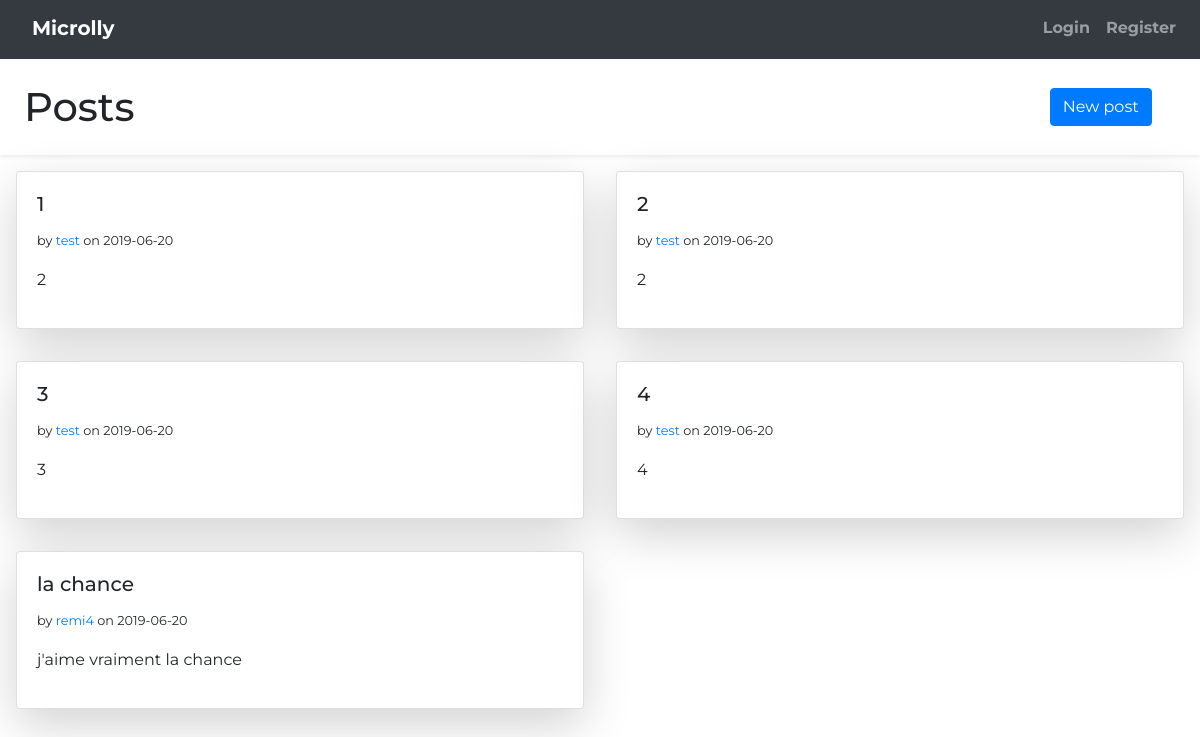
Before: / with the older database file.
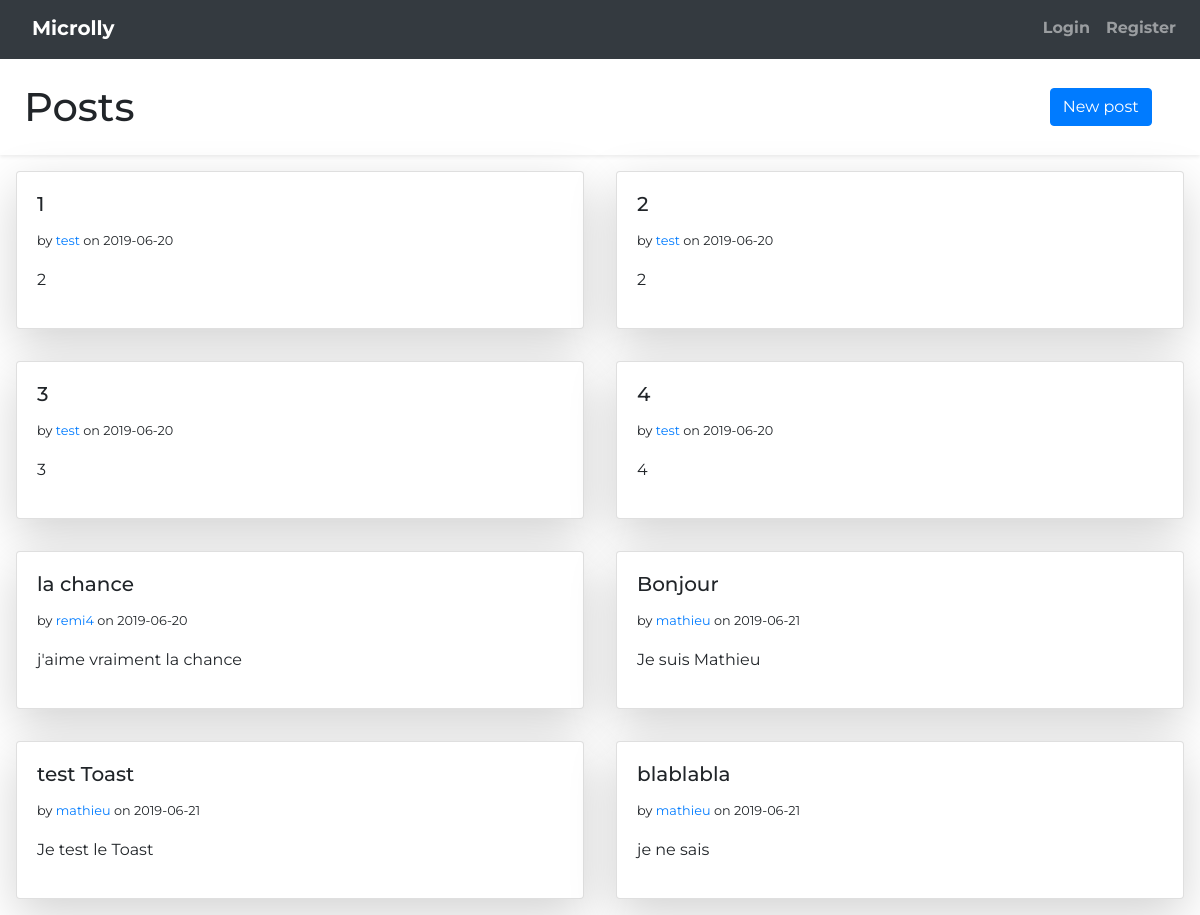
After: the same page with the newer database file.
### model.py (models this page shows)
class BaseModel(Model):
    class Meta:
        database = database

class Publication(BaseModel):
    title = CharField(index=True)
    body = TextField()
    creation_date = DateTimeField(default=datetime.datetime.now)
    update_date = DateTimeField(default=datetime.datetime.now)
    author = ForeignKeyField(User, backref="publications")

class User(BaseModel, UserMixin):
    username = CharField(unique=True)
    first_name = CharField()
    last_name = CharField()
    email = TextField(unique=True, index=True)
    password = TextField()
    active = BooleanField(default=True)

### app.py (the view)
@app.route('/', methods=['GET'])
def blog():
    return object_list('blog.html',Publication.select(),context_variable='publications',paginate_by=10)

### templates/blog.html (shortened to what this page needs)
{% extends 'base.html' %}
{% block main %}
<div class="row shadow-sm">
    <h1 class="m-4">Posts</h1>
    <div class="col d-flex justify-content-end align-items-center">
        <div class="col-2 d-block text-center">
            <a class="btn btn-primary" href="{{ url_for('new_post') }}">New post</a>
        </div>
    </div>
</div>
<div class="row">
    {% for publication in publications %}
    <div class="col-6 p-3">
        <div class="card shadow-lg">
            <div class="card-body">
                <h5 class="card-title">
                    {{ publication.title }}
                </h5>
                <p> <small> by <a
                            href=" {{url_for('user_publication', user_id=publication.author.id)}}">{{ publication.author.username }}</a>
                        on {{ publication.creation_date.strftime('%Y-%m-%d') }} </small>
                </p>
                <p>{{ publication.body }}</p>
            </div>
        </div>
    </div>
    {% endfor %}
</div>
{% endblock %}

### templates/base.html (shortened to what this page needs)
<!DOCTYPE html>
<html>
<head>
    <link rel="stylesheet" type="text/css" href="{{ url_for('static', filename='css/normalize.css') }}" />
    <link rel="stylesheet" type="text/css" href="{{ url_for('static', filename='css/reset.css') }}" />
    <link rel="stylesheet" type="text/css" href="{{ url_for('static', filename='css/bootstrap.min.css') }}" />
    <link rel="stylesheet" type="text/css" href="{{ url_for('static', filename='css/style.css') }}" />
</head>
<body>
    <header>
        <nav class="navbar navbar-expand-lg navbar-dark bg-dark">
            <a class="navbar-brand" href="/">Microlly</a>
            <div class="collapse navbar-collapse justify-content-end" id="navbarNav">
                <ul class="navbar-nav">
                    {% if current_user.username %}
                    <li class="nav-item">
                        <a class="nav-link" href="/">{{current_user.username}}</a>
                    </li>
                    <li class="nav-item">
                        <a class="nav-link" href="/logout">Logout</a>
                    </li>
                    {% else %}
                    <li class="nav-item">
                        <a class="nav-link" href="/login">Login</a>
                    </li>
                    <li class="nav-item">
                        <a class="nav-link" href="/register">Register</a>
                    </li>
                    {% endif %}
                </ul>
            </div>
        </nav>
    </header>
    <main>
        <div class="container-fluid">
            <div class="row-fluid">
                {% block main %}{% endblock %}
            </div>
        </div>
    </main>
</body>
</html>

### static/css/style.css (style rules this page uses)
* { font-family: 'Montserrat', sans-serif; }
header nav { background: rgb(69, 69, 69); }
header nav a { display: inline-block; padding: 0.8em; text-decoration: none; font-weight: bold; color: rgb(223, 0, 44); border-bottom: 3px solid transparent; }

Changed rows visible on the page:
added Publication: title "Bonjour", author.username "mathieu", creation_date "2019-06-21", body "Je suis Mathieu"
added Publication: title "test Toast", author.username "mathieu", creation_date "2019-06-21", body "Je test le Toast"
added Publication: title "blablabla", author.username "mathieu", creation_date "2019-06-21", body "je ne sais"
